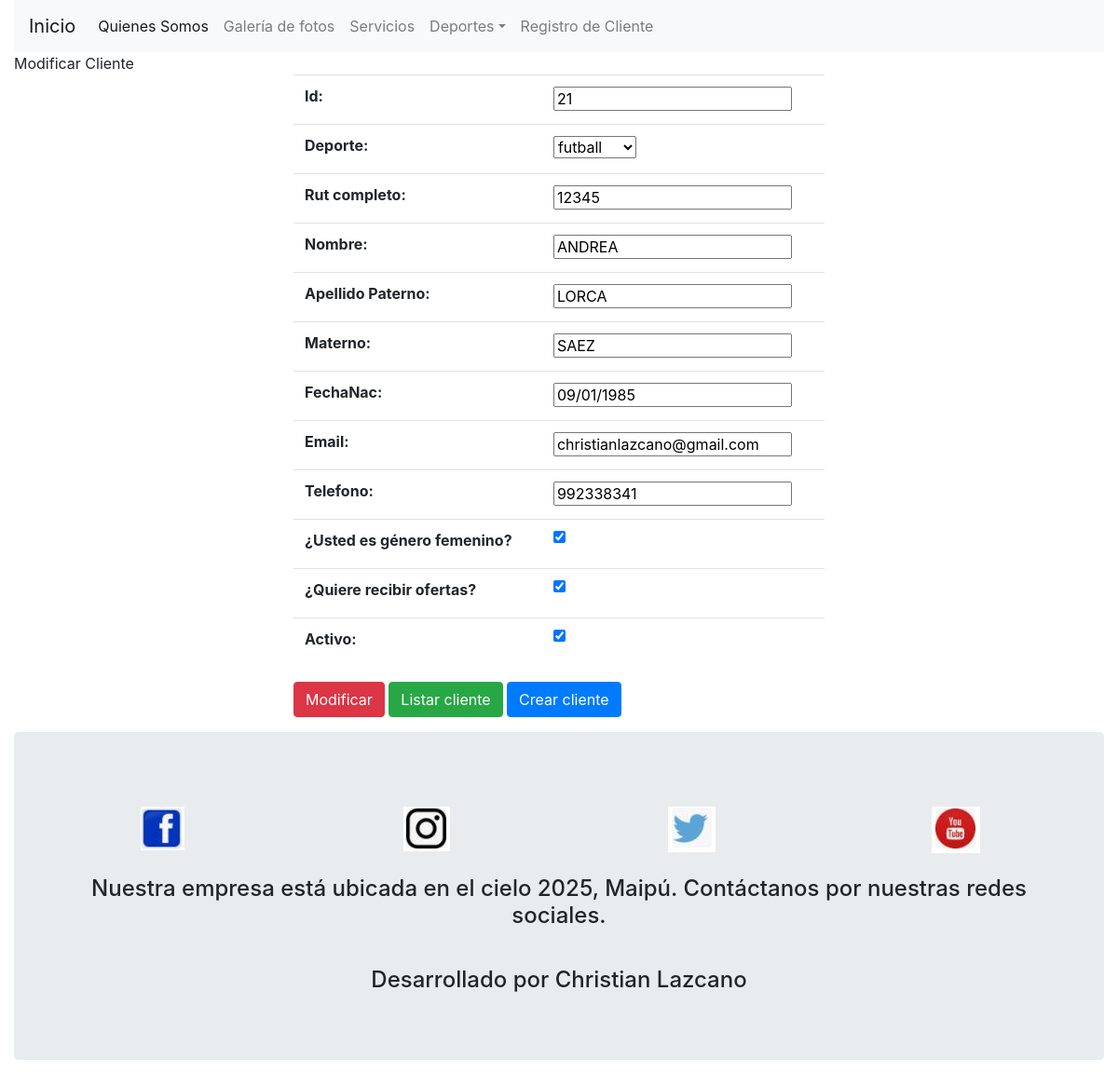
Screenshot of /modificarCliente/21 with the database file from the repository.
### crud/models.py (models this page shows, shortened)
class Deporte(models.Model):
    id  = models.IntegerField(primary_key=True)
    categoria = models.ForeignKey(Categoria, on_delete=models.CASCADE)
    nombre = models.CharField(max_length=40)
    descripcion = models.CharField(max_length=40)
    def __str__(self):
        return self.nombre

class Clientes(models.Model):
    id  = models.IntegerField(primary_key=True)
    deporte = models.ForeignKey(Deporte, on_delete=models.CASCADE)
    rut = models.CharField(max_length=10,verbose_name="rut completo")
    nombre = models.CharField(max_length=40)
    paterno = models.CharField(max_length=40,verbose_name="Apellido Paterno")
    materno= models.CharField(max_length=40)
    fechaNac = models.CharField(max_length=40)
    email=models.CharField(max_length=60)
    telefono=models.CharField(max_length=40)
    genero = models.BooleanField(verbose_name="¿Usted es género femenino?")
    ofertaSino=models.BooleanField(verbose_name="¿Quiere recibir ofertas?")
    activo = models.BooleanField()

### crud/views.py (the view)
# urls.py: path('modificarCliente/<id>',  modificarCliente, name="modificarCliente"),
def modificarCliente(request, id):
    cliente = Clientes.objects.get(id = id)
    contexto = {'form' : ClientesForm(instance=cliente) }
    if request.method == 'POST': # detecta si hay una solicitud (presionó el botón)
        formulario = ClientesForm(data=request.POST, instance=cliente)
        formulario.save()
        contexto = {'form' : ClientesForm(instance=Clientes.objects.get(id = id)) }
        contexto['mensaje'] = 'Los datos fueron guardado'
    return render(request, 'modificarCliente.html', contexto)

### crud/forms.py
class ClientesForm(forms.ModelForm):
    class Meta:
        model = Clientes
        fields= '__all__'

### crud/templates/modificarCliente.html (shortened to what this page needs)
{% extends "formulario.html" %}
{% block titulo %} {{ 'Modificar Cliente' }} {% endblock %}
{% block contenido %}
<form method="POST">
    <div class="row justify-content-center">
        <div class="col-6">
            <table class="table">
                {{ form.as_table }}
            </table>
        </div>
    </div>
    <div class="row justify-content-center">
        <div class="col-6">
            <input type="submit" class="btn btn-danger" value="Modificar">
            <a href="{% url 'listadoCliente' %}" class="btn btn-success">Listar cliente</a>
            <a href="{% url 'crearCliente' %}" class="btn btn-primary">Crear cliente</a>
        </div>
    </div>
</form>
{% endblock %}

### rows the page displays
Deporte: id "21", nombre "ANDREA"
Clientes: deporte "futball", rut "12345", paterno "LORCA", materno "SAEZ", fechaNac "09/01/1985", email "christianlazcano@gmail.com", telefono "992338341", genero "☑", ofertaSino "☑", activo "☑"

### other values shown
{{ 'Modificar Cliente' }} "Modificar Cliente"
